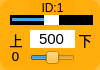
    <widget class="QWidget" name="widget_id1" native="true">
     <property name="geometry">
      <rect>
       <x>710</x>
       <y>480</y>
       <width>100</width>
       <height>70</height>
      </rect>
     </property>
     <property name="styleSheet">
      <string notr="true">background-color: rgb(255, 170, 0, 200);
border-radius:10px;</string>
     </property>
     <widget class="QLabel" name="label_ID1">
      <property name="geometry">
       <rect>
        <x>30</x>
        <y>0</y>
        <width>45</width>
        <height>16</height>
       </rect>
      </property>
      <property name="minimumSize">
       <size>
        <width>0</width>
        <height>10</height>
       </size>
      </property>
      <property name="font">
       <font>
        <family>Arial</family>
        <pointsize>9</pointsize>
       </font>
      </property>
      <property name="styleSheet">
       <string notr="true">background-color: rgb(255, 255, 255， 0);
border-radius:0px;</string>
      </property>
      <property name="text">
       <string>ID:1</string>
      </property>
      <property name="alignment">
       <set>Qt::AlignCenter</set>
      </property>
     </widget>
     <widget class="QSlider" name="horizontalSlider_pulse_id1">
      <property name="geometry">
       <rect>
        <x>10</x>
        <y>15</y>
        <width>83</width>
        <height>10</height>
       </rect>
      </property>
      <property name="autoFillBackground">
       <bool>false</bool>
      </property>
      <property name="styleSheet">
       <string notr="true">QSlider{background-color: rgb(0, 0, 0);
border-radius:0px;}
QSlider::handle {/*设置中间的那个滑动的键*/                           
    background:  rgb(255, 255, 255);
}</string>
      </property>
      <property name="minimum">
       <number>0</number>
      </property>
      <property name="maximum">
       <number>1000</number>
      </property>
      <property name="pageStep">
       <number>1</number>
      </property>
      <property name="value">
       <number>500</number>
      </property>
      <property name="orientation">
       <enum>Qt::Horizontal</enum>
      </property>
     </widget>
     <widget class="QSlider" name="horizontalSlider_dev_id1">
      <property name="geometry">
       <rect>
        <x>30</x>
        <y>50</y>
        <width>45</width>
        <height>15</height>
       </rect>
      </property>
      <property name="styleSheet">
       <string notr="true">background-color: rgba(255, 255, 255， 0);</string>
      </property>
      <property name="minimum">
       <number>-125</number>
      </property>
      <property name="maximum">
       <number>125</number>
      </property>
      <property name="pageStep">
       <number>1</number>
      </property>
      <property name="orientation">
       <enum>Qt::Horizontal</enum>
      </property>
     </widget>
     <widget class="QLabel" name="label_id1">
      <property name="geometry">
       <rect>
        <x>0</x>
        <y>46</y>
        <width>31</width>
        <height>20</height>
       </rect>
      </property>
      <property name="minimumSize">
       <size>
        <width>0</width>
        <height>10</height>
       </size>
      </property>
      <property name="font">
       <font>
        <family>DejaVu Sans</family>
        <pointsize>10</pointsize>
       </font>
      </property>
      <property name="styleSheet">
       <string notr="true">background-color: rgb(255, 255, 255， 0);</string>
      </property>
      <property name="text">
       <string>0</string>
      </property>
      <property name="alignment">
       <set>Qt::AlignCenter</set>
      </property>
     </widget>
     <widget class="QLineEdit" name="lineEdit_id1">
      <property name="geometry">
       <rect>
        <x>30</x>
        <y>30</y>
        <width>45</width>
        <height>18</height>
       </rect>
      </property>
      <property name="sizePolicy">
       <sizepolicy hsizetype="Fixed" vsizetype="Fixed">
        <horstretch>0</horstretch>
        <verstretch>0</verstretch>
       </sizepolicy>
      </property>
      <property name="font">
       <font>
        <family>Arial</family>
        <pointsize>11</pointsize>
       </font>
      </property>
      <property name="autoFillBackground">
       <bool>false</bool>
      </property>
      <property name="styleSheet">
       <string notr="true">background-color: rgb(255, 255, 255);
border-radius:0px;</string>
      </property>
      <property name="text">
       <string>500</string>
      </property>
      <property name="maxLength">
       <number>1000</number>
      </property>
      <property name="alignment">
       <set>Qt::AlignCenter</set>
      </property>
      <property name="dragEnabled">
       <bool>false</bool>
      </property>
      <property name="readOnly">
       <bool>false</bool>
      </property>
     </widget>
     <widget class="QLabel" name="label_down1">
      <property name="geometry">
       <rect>
        <x>75</x>
        <y>30</y>
        <width>20</width>
        <height>20</height>
       </rect>
      </property>
      <property name="font">
       <font>
        <pointsize>10</pointsize>
        <weight>50</weight>
        <italic>false</italic>
        <bold>false</bold>
       </font>
      </property>
      <property name="styleSheet">
       <string notr="true">background-color: rgb(255, 255, 255, 0);</string>
      </property>
      <property name="text">
       <string>下</string>
      </property>
      <property name="alignment">
       <set>Qt::AlignCenter</set>
      </property>
     </widget>
     <widget class="QLabel" name="label_up1">
      <property name="geometry">
       <rect>
        <x>6</x>
        <y>30</y>
        <width>20</width>
        <height>20</height>
       </rect>
      </property>
      <property name="font">
       <font>
        <pointsize>10</pointsize>
        <weight>50</weight>
        <italic>false</italic>
        <bold>false</bold>
       </font>
      </property>
      <property name="styleSheet">
       <string notr="true">background-color: rgb(255, 255, 255, 0);</string>
      </property>
      <property name="text">
       <string>上</string>
      </property>
      <property name="alignment">
       <set>Qt::AlignCenter</set>
      </property>
     </widget>
    </widget>
